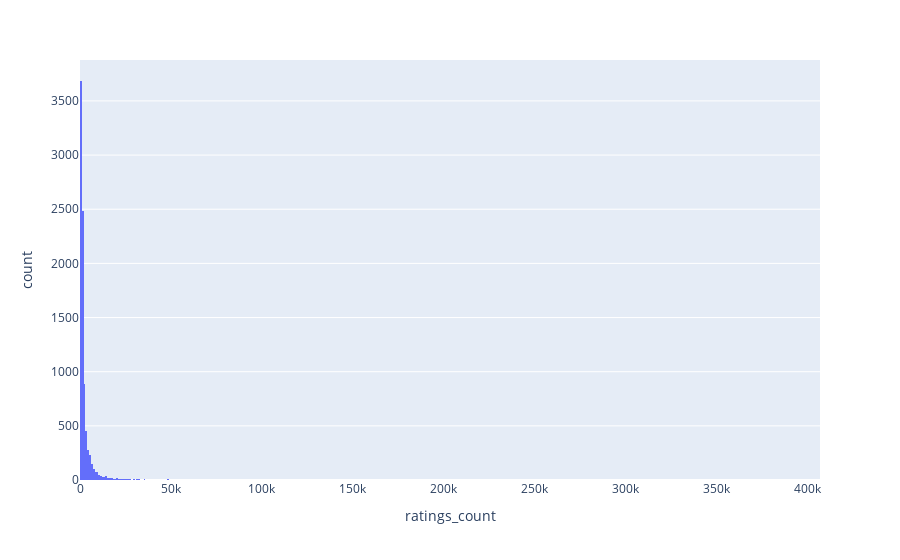

The cell this chart's notebook holds for it:
### Code cell
fig = px.histogram(df_books[df_books['ratings_count']>500], x='ratings_count')
fig.show()

### Figure 1 — Plotly figure (JSON) as saved in the notebook; plotly's stock layout.template omitted (floating-point values rounded to 4 significant figures; data arrays with more than 128 entries replaced by an {"elided": "..."} marker saying what was removed)
{"data": [{"alignmentgroup": "True", "bingroup": "x", "hovertemplate": "ratings_count=%{x}<br>count=%{y}<extra></extra>", "legendgroup": "", "marker": {"color": "#636efa", "pattern": {"shape": ""}}, "name": "", "offsetgroup": "", "orientation": "v", "showlegend": false, "type": "histogram", "x": {"elided": "8867 int values"}, "xaxis": "x", "yaxis": "y"}], "layout": {"barmode": "relative", "legend": {"tracegroupgap": 0}, "margin": {"t": 60}, "xaxis": {"anchor": "y", "domain": [0, 1], "title": {"text": "ratings_count"}}, "yaxis": {"anchor": "x", "domain": [0, 1], "title": {"text": "count"}}}}
